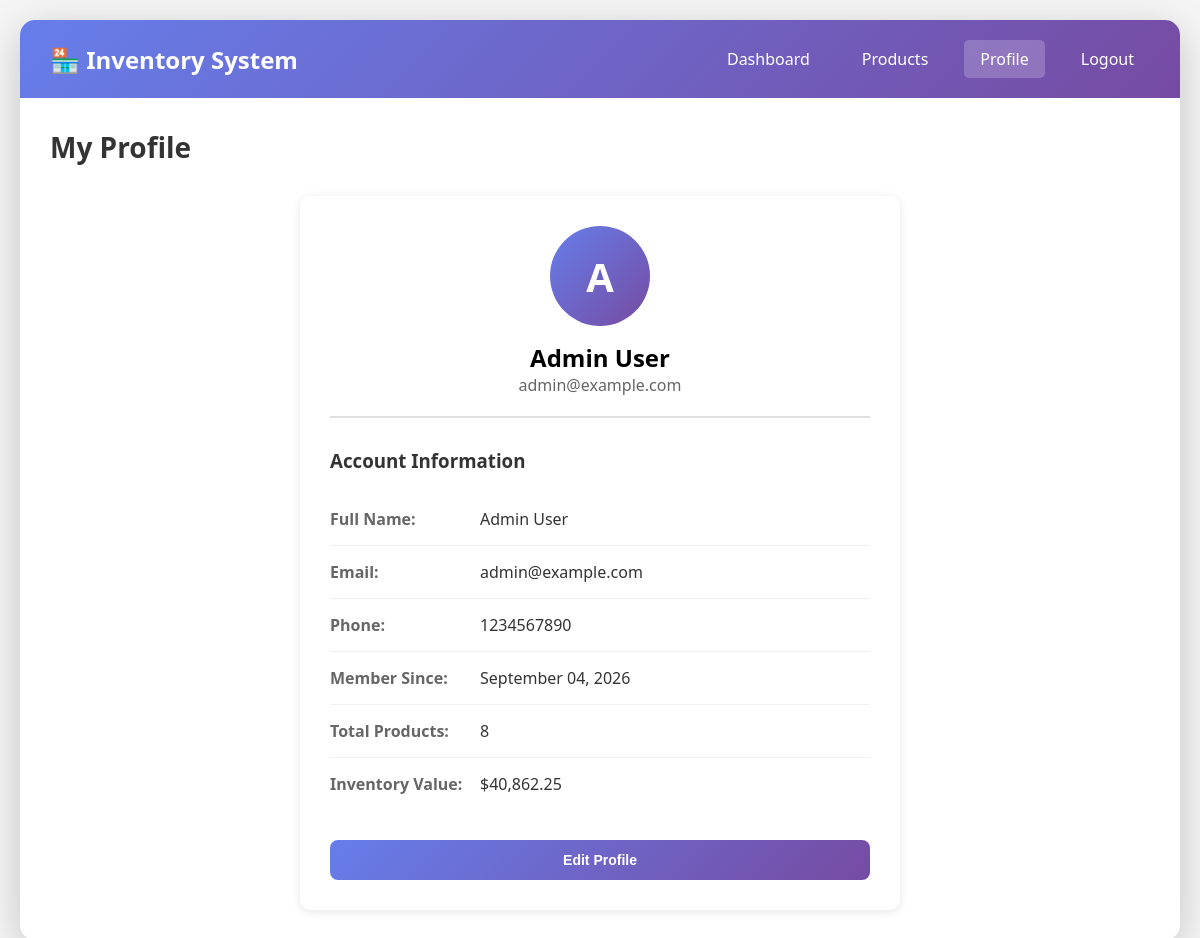
The app's page /profile.php (signed in) with its own data.
### tables this page shows
CREATE TABLE IF NOT EXISTS users (
    id INT AUTO_INCREMENT PRIMARY KEY,
    full_name VARCHAR(100) NOT NULL,
    email VARCHAR(100) NOT NULL UNIQUE,
    password VARCHAR(255) NOT NULL,
    phone VARCHAR(20),
    created_at TIMESTAMP DEFAULT CURRENT_TIMESTAMP
);

### functions.php (called while the page is built, shortened)
<?php
require_once 'config.php';
function getUserInfo($user_id) {
    global $conn;
    $query = "SELECT id, full_name, email, phone, created_at FROM users WHERE id = ?";
    $stmt = mysqli_prepare($conn, $query);
    mysqli_stmt_bind_param($stmt, "i", $user_id);
    mysqli_stmt_execute($stmt);
    $result = mysqli_stmt_get_result($stmt);
    $user = mysqli_fetch_assoc($result);
    return $user;
}
function getInventoryStats($user_id) {
    global $conn;
    $stats = [
        'total_products' => 0,
        'low_stock_items' => 0,
        'total_value' => 0
    ];
    $query = "SELECT COUNT(*) as count FROM products WHERE user_id = ?";
    $stmt = mysqli_prepare($conn, $query);
    mysqli_stmt_bind_param($stmt, "i", $user_id);
    mysqli_stmt_execute($stmt);
    $result = mysqli_stmt_get_result($stmt);
    $row = mysqli_fetch_assoc($result);
    $stats['total_products'] = $row['count'];
    $query = "SELECT COUNT(*) as count FROM products WHERE user_id = ? AND quantity < 10";
    $stmt = mysqli_prepare($conn, $query);
    mysqli_stmt_bind_param($stmt, "i", $user_id);
    mysqli_stmt_execute($stmt);
    $result = mysqli_stmt_get_result($stmt);
    $row = mysqli_fetch_assoc($result);
    $stats['low_stock_items'] = $row['count'];
    $query = "SELECT SUM(quantity * price) as total FROM products WHERE user_id = ?";
    $stmt = mysqli_prepare($conn, $query);
    mysqli_stmt_bind_param($stmt, "i", $user_id);
    mysqli_stmt_execute($stmt);
    $result = mysqli_stmt_get_result($stmt);
    $row = mysqli_fetch_assoc($result);
    $stats['total_value'] = $row['total'] ? $row['total'] : 0;
    return $stats;
}
function sanitizeOutput($data) {
    return htmlspecialchars($data, ENT_QUOTES, 'UTF-8');
}
?>

### profile.php (the view, shortened to what this page needs)
<?php
require_once 'functions.php';
$user_id = $_SESSION['user_id'];
$user = getUserInfo($user_id);
$stats = getInventoryStats($user_id);
?>
<!DOCTYPE html>
<html lang="en">
<head>
    <link rel="stylesheet" href="styles.css">
</head>
<body style="display: block; background: #f5f5f5;">
    <div class="container">
        <div class="dashboard-container">
            <nav class="navbar">
                <div class="navbar-brand">🏪 Inventory System</div>
                <div class="navbar-menu">
                    <a href="dashboard.php">Dashboard</a>
                    <a href="products.php">Products</a>
                    <a href="profile.php" class="active">Profile</a>
                    <a href="logout.php">Logout</a>
                </div>
            </nav>
            <div class="dashboard-content">
                <h1 class="page-title">My Profile</h1>
                <div class="profile-card">
                    <div class="profile-header">
                        <div class="profile-avatar">
                            <?php echo strtoupper(substr($user['full_name'], 0, 1)); ?>
                        </div>
                        <h2><?php echo sanitizeOutput($user['full_name']); ?></h2>
                        <p style="color: #666;"><?php echo sanitizeOutput($user['email']); ?></p>
                    </div>
                    <div class="profile-info">
                        <h3 style="margin-bottom: 20px; color: #333;">Account Information</h3>
                        <div class="info-row">
                            <div class="info-label">Full Name:</div>
                            <div class="info-value"><?php echo sanitizeOutput($user['full_name']); ?></div>
                        </div>
                        <div class="info-row">
                            <div class="info-label">Email:</div>
                            <div class="info-value"><?php echo sanitizeOutput($user['email']); ?></div>
                        </div>
                        <div class="info-row">
                            <div class="info-label">Phone:</div>
                            <div class="info-value"><?php echo $user['phone'] ? sanitizeOutput($user['phone']) : 'Not provided'; ?></div>
                        </div>
                        <div class="info-row">
                            <div class="info-label">Member Since:</div>
                            <div class="info-value"><?php echo date('F d, Y', strtotime($user['created_at'])); ?></div>
                        </div>
                        <div class="info-row">
                            <div class="info-label">Total Products:</div>
                            <div class="info-value"><?php echo $stats['total_products']; ?></div>
                        </div>
                        <div class="info-row" style="border-bottom: none;">
                            <div class="info-label">Inventory Value:</div>
                            <div class="info-value">$<?php echo number_format($stats['total_value'], 2); ?></div>
                        </div>
                    </div>
                    <button class="btn btn-primary" onclick="openEditModal()" style="width: 100%;">Edit Profile</button>
                </div>
            </div>
        </div>
    </div>
</body>
</html>

### styles.css (style rules this page uses)
* { margin: 0; padding: 0; box-sizing: border-box; }
body { font-family: 'Segoe UI', Tahoma, Geneva, Verdana, sans-serif; background: linear-gradient(135deg, #667eea 0%, #764ba2 100%); min-height: 100vh; display: flex; justify-content: center; align-items: center; padding: 20px; }
.container { width: 100%; max-width: 1200px; margin: 0 auto; }
.btn { padding: 12px 30px; border: none; border-radius: 8px; font-size: 14px; font-weight: 600; cursor: pointer; transition: all 0.3s ease; text-decoration: none; display: inline-block; text-align: center; }
.btn-primary { background: linear-gradient(135deg, #667eea 0%, #764ba2 100%); color: white; width: 100%; }
.dashboard-container { background: white; border-radius: 15px; box-shadow: 0 10px 40px rgba(0, 0, 0, 0.2); overflow: hidden; min-height: 90vh; }
.navbar { background: linear-gradient(135deg, #667eea 0%, #764ba2 100%); color: white; padding: 20px 30px; display: flex; justify-content: space-between; align-items: center; flex-wrap: wrap; }
.navbar-brand { font-size: 24px; font-weight: bold; }
.navbar-menu { display: flex; gap: 20px; flex-wrap: wrap; }
.navbar-menu a { color: white; text-decoration: none; padding: 8px 16px; border-radius: 5px; transition: background 0.3s; }
.navbar-menu a:hover, .navbar-menu a.active { background: rgba(255, 255, 255, 0.2); }
.dashboard-content { padding: 30px; }
.page-title { font-size: 28px; color: #333; margin-bottom: 30px; }
.profile-card { background: white; border-radius: 10px; box-shadow: 0 2px 10px rgba(0, 0, 0, 0.1); padding: 30px; max-width: 600px; margin: 0 auto; }
.profile-header { text-align: center; padding-bottom: 20px; border-bottom: 2px solid #e0e0e0; margin-bottom: 30px; }
.profile-avatar { width: 100px; height: 100px; background: linear-gradient(135deg, #667eea 0%, #764ba2 100%); border-radius: 50%; display: flex; align-items: center; justify-content: center; font-size: 40px; color: white; margin: 0 auto 15px; font-weight: bold; }
.profile-info { margin-bottom: 30px; }
.info-row { display: flex; padding: 15px 0; border-bottom: 1px solid #f0f0f0; }
.info-label { font-weight: 600; color: #666; width: 150px; }
.info-value { color: #333; flex: 1; }

### records on screen
users: full_name "A", full_name "Admin User", email "admin@example.com", phone "1234567890", created_at "September 04, 2026"

### other values on screen
$stats['total_products'] "8"
$stats['total_value'] "40,862.25"
